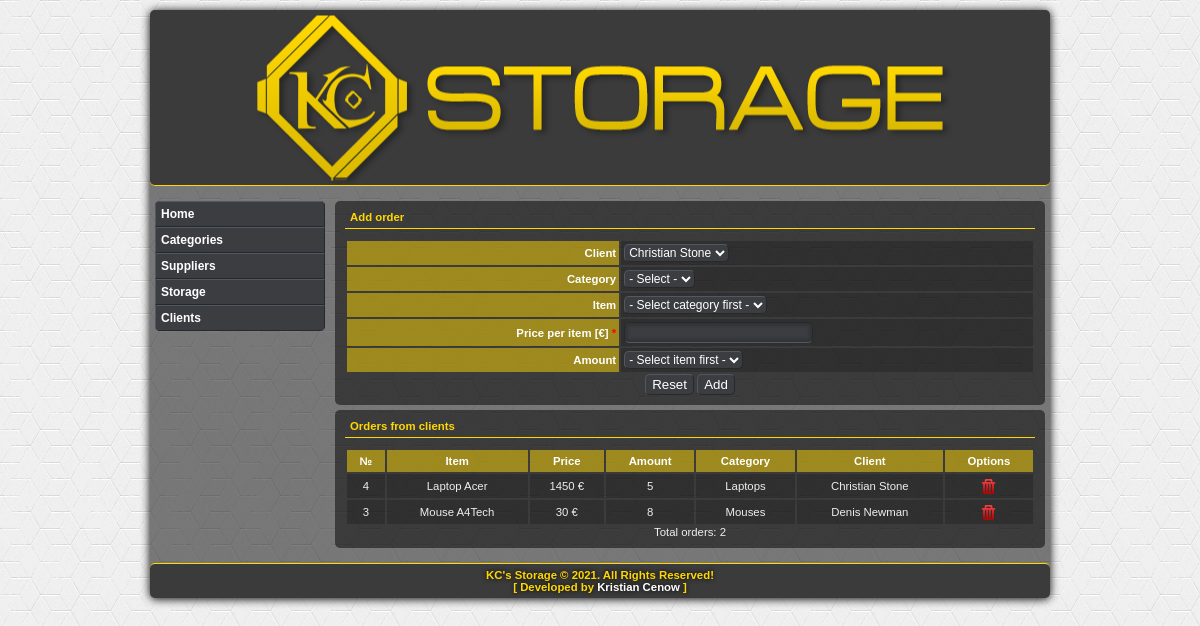
The page /corders.php on the database its author committed.
### tables this page shows
CREATE TABLE `corders` (
  `corder_id` int(10) NOT NULL,
  `corder_catid` int(10) NOT NULL,
  `corder_cntid` int(10) NOT NULL,
  `corder_name` varchar(250) NOT NULL,
  `corder_price` varchar(30) NOT NULL,
  `corder_amount` int(10) NOT NULL
);

CREATE TABLE `categories` (
  `category_id` int(10) NOT NULL,
  `category_name` varchar(100) NOT NULL
);

CREATE TABLE `clients` (
  `client_id` int(10) NOT NULL,
  `client_name` varchar(100) NOT NULL,
  `client_egn` varchar(20) NOT NULL,
  `client_address` varchar(100) NOT NULL,
  `client_phone` varchar(50) NOT NULL,
  `client_mol` varchar(100) NOT NULL
);

### engine/core.php (called while the page is built, shortened)
<?php
include('configs.php');
function db_query($query)
{
	return mysqli_query($GLOBALS['connect'], $query);
}
function db_fetch($type, $query)
{
	switch($type)
	{
		case 'assoc': return mysqli_fetch_assoc($query); break;
	}
}
function db_num_rows($query)
{
	return mysqli_num_rows($query);
}
?>

### corders.php (the view, shortened to what this page needs)
<?php
include('engine/core.php');
$price = null;
$client = null;
$clients = null;
$query = db_query('SELECT * FROM clients');
while($l = db_fetch('assoc', $query))
{
	$clients .= '<option value="'.$l['client_id'].'" '.($client == $l['client_id'] ? 'selected="selected"' : '').'>'.$l['client_name'].'</option>';
}
include('engine/header.php');
?>
<div class="menu">
	<div class="head">Add order</div>
	<form action="" method="post">
		<table class="dtable">
			<tr>
				<td class="right">Client</td>
				<td class="left">
					<select name="client">
						<?=$clients;?>
					</select>
				</td>
			</tr>
			<tr>
				<td class="right">Category</td>
				<td class="left">
					<select name="category" id="category">
						<option value="0" selected disabled>- Select -</option>
					</select> <span class="error"><?=d($error_msg['category']);?></span>
				</td>
			</tr>
			<tr>
				<td class="right">Item</td>
				<td class="left">
					<select name="name" id="name">
						<option value="0" selected disabled>- Select category first -</option>
					</select> <span class="error"><?=d($error_msg['name']);?></span>
				</td>
			</tr>
			<tr>
				<td class="right">Price per item [<?=$g_storage_currency;?>] <span class="error">*</span></td><td class="left"><input type="number" name="price" value="<?=$price;?>" min="0" step=".01"> <span class="error"><?=d($error_msg['price']);?></span></td>
			</tr>
			<tr>
				<td class="right">Amount</td>
				<td class="left">
					<select name="amount" id="amount">
						<option value="0" selected disabled>- Select item first -</option>
					</select>  <span class="error"><?=d($error_msg['amount']);?></span>
				</td>
			</tr>
		</table>
		<input type="reset" value="Reset"> <input type="submit" name="ipost" value="Add">
	</form>
</div>
<div class="menu">
	<div class="head"><?=PAGE_NAME;?></div>
	<table class="dtable">
		<tr>
			<th>№</th><th>Item</th><th>Price</th><th>Amount</th><th>Category</th><th>Client</th><th>Options</th>
		</tr>
<?php
$query = db_query('SELECT * FROM corders ORDER BY corder_id DESC');
$rows = db_num_rows($query);
while($l = db_fetch('assoc', $query))
{
	$l2 = db_fetch('assoc', db_query('SELECT * FROM categories WHERE category_id='.$l['corder_catid']));
	$l3 = db_fetch('assoc', db_query('SELECT * FROM clients WHERE client_id='.$l['corder_cntid']));
	$delete = '<a href="?mode=delete&id='.$l['corder_id'].'"><img src="style/images/delete.png" width="15px" title="Delete"></a>';
	echo '<tr><td>'.$l['corder_id'].'</td><td>'.$l['corder_name'].'</td><td>'.$l['corder_price'].' '.$g_storage_currency.'</td><td>'.$l['corder_amount'].'</td><td>'.$l2['category_name'].'</td><td>'.$l3['client_name'].'</td><td>'.$delete.'</td></tr>';
}
?>
	</table>
	<?=(!$rows ? 'There are no orders yet!' : 'Total orders: '.$rows);?>
</div>
<?php
include('engine/footer.php');
?>

### style/style.css (style rules this page uses)
html, body, address, blockquote, div, dl, form, h1, h2, h3, h4, h5, h6, ol, p, pre, table, ul, dd, dt, li, tbody, td, tfoot, th, thead, tr, button, del, ins, map, object, a, abbr, acronym, b, bdo, big, br, cite, code, dfn, em, i, img, kbd, q, samp, small, span, strong, sub, sup, tt, var, legend, fieldset { margin: 0; padding: 0; }
img, fieldset { border: 0; }
img { max-width: 100%; height: auto; width: auto\9; margin-bottom: -3px; }
input { -webkit-appearance: none; outline: none; }
body { background: #FFF url(images/background.jpg); font: .71em Verdana, Arial, Helvetica, sans-serif; color: #eee; overflow-y: scroll; }
img { border: none; }
a { color: #FFF; text-decoration: none; outline: none; transition: color 0.5s linear; -moz-transition: color 0.5s linear; -khtml-transition: color 0.5s linear; -webkit-transition: color 0.5s linear; }
input[type="submit"], input[type="button"], input[type="reset"] { background: #3b3d41; font-family: Verdana, Arial, Helvetica, sans-serif; color: #FFF; cursor: pointer; padding-top: 2px; padding-bottom: 2px; border: 1px #26282b solid; border-top: 1px #505866 solid; border-left: 1px #505866 solid; border-radius: 5px; -moz-border-radius: 5px; -webkit-border-radius: 5px; -khtml-border-radius: 5px; transition: all 0.5s ease-in-out; -moz-transition: all 0.5s ease-in-out; -khtml-transition: all 0.5s ease-in-out; -webkit-transition: all 0.5s ease-in-out; }
input[type="text"], input[type="number"] { background: #3b3d41; font-family: Verdana, Arial, Helvetica, sans-serif; color: #ffd800; padding-top: 2px; padding-bottom: 2px; padding-left: 5px; padding-right: 5px; border: 1px #26282b solid; border-bottom: 1px #505866 solid; border-radius: 5px; -moz-border-radius: 5px; -webkit-border-radius: 5px; -khtml-border-radius: 5px; box-shadow: inset 0 0 3px 3px #323437; -moz-box-shadow: inset 0 0 3px 3px #323437; -khtml-box-shadow: inset 0 0 3px 3px #323437; -webkit-box-shadow: inset 0 0 3px 3px #323437; transition: all 0.5s ease-in-out; -moz-transition: all 0.5s ease-in-out; -khtml-transition: all 0.5s ease-in-out; -webkit-transition: all 0.5s ease-in-out; }
select { background: #3b3d41; font-family: Verdana, Arial, Helvetica, sans-serif; font-size: 9pt; color: #FFF; border: 1px #26282b solid; border-top: 1px #505866 solid; border-left: 1px #505866 solid; border-radius: 5px; -moz-border-radius: 5px; -webkit-border-radius: 5px; -khtml-border-radius: 5px; transition: all 0.5s ease-in-out; -moz-transition: all 0.5s ease-in-out; -khtml-transition: all 0.5s ease-in-out; -webkit-transition: all 0.5s ease-in-out; }
option { border: 1px #26282b solid; border-top: 1px #505866 solid; border-left: 1px #505866 solid; transition: all 0.5s ease-in-out; -moz-transition: all 0.5s ease-in-out; -khtml-transition: all 0.5s ease-in-out; -webkit-transition: all 0.5s ease-in-out; }
.error { color: #FF0000; }
.menu { background: #404040; background: url(images/background3.png); width: auto; overflow: hidden; margin: 5px; padding: 5px 10px 10px 10px; border-radius: 5px; -moz-border-radius: 5px; -webkit-border-radius: 5px; -khtml-border-radius: 5px; }
.menu .head { width: auto; margin-bottom: 10px; padding: 5px; font-weight: bold; color: #ffd800; text-align: left; border-bottom: 1px solid #ffd800; }
.dtable { width: 100%; }
.dtable th { background: url(images/background4.png); padding: 5px; font-weight: bold; color: #FFF; }
.dtable td { background: url(images/background2.png); padding: 5px; }
.dtable .left { text-align: left; width: 1%; padding: 3px; }
.dtable .right { background: url(images/background4.png); color: #FFF; text-align: right; font-weight: bold; width: 1%; padding: 3px; }

### rows shown on the page
corders: corder_id "4", corder_name "Laptop Acer", corder_price "1450", corder_amount "5", categories.category_name "Laptops", clients.client_name "Christian Stone"
corders: corder_id "3", corder_name "Mouse A4Tech", corder_price "30", corder_amount "8", categories.category_name "Mouses", clients.client_name "Denis Newman"

### other values the page prints
$g_storage_currency "€"
PAGE_NAME "Orders from clients"
$rows "2"
$g_storage_name "KC's Storage"
form field client "Christian Stone"
